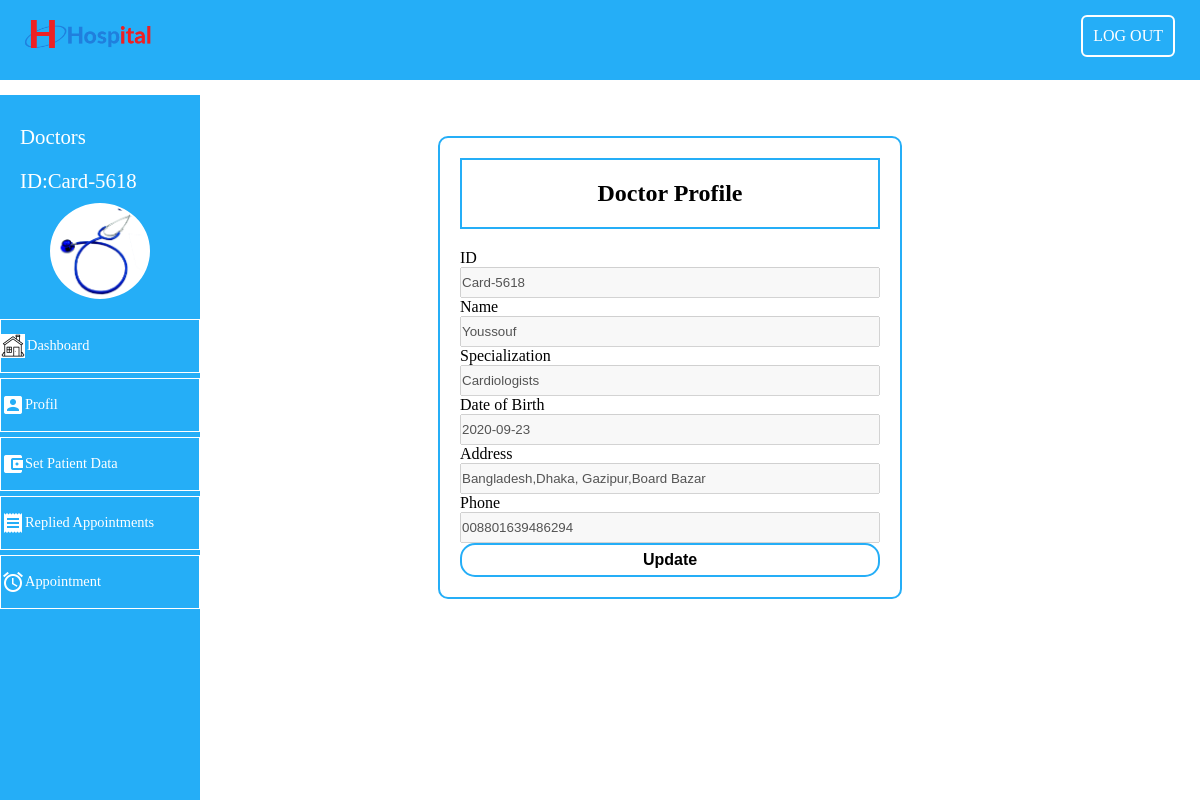
The page /doctors/profil (signed in) on the database its author committed.
### tables this page shows
CREATE TABLE `doctors` (
  `id` varchar(255) NOT NULL,
  `name` varchar(255) NOT NULL,
  `specialisation` varchar(255) NOT NULL,
  `dateOfBirth` date NOT NULL,
  `registrationDate` date NOT NULL,
  `email` varchar(255) NOT NULL,
  `address` varchar(255) NOT NULL,
  `phone` varchar(225) NOT NULL,
  `gender` varchar(200) DEFAULT NULL,
  `password` varchar(300) DEFAULT NULL
);

### app/controllers/Doctors.php (called while the page is built, shortened)
<?php
    class Doctors extends Controller{
        public function __construct(){
             $this->doctorModel = $this->model('Doctor');
        }
        public function profil(){
            $profil =  $this->doctorModel->getSpecificDoctor($_SESSION['current_doctor']->id);
             $this->view('doctors/profil',$profil);
         }
    }
?>

### app/libraries/Core.php (called while the page is built, shortened)
<?php
    class Core{
        protected $currentMethod = 'index';
        public function __construct(){
            $url = $this->getUrl();
            if(file_exists('../app/controllers/'.ucwords($url[0]).'.php')){
                unset($url[0]);
            }
            $this->currentController = new $this->currentController;
            if(isset($url[1])){
                if(method_exists($this->currentController,$url[1])){
                    $this->currentMethod = $url[1];
                    unset($url[1]);
                }
            }
            $this->param = $url ? array_values($url) : [];
            call_user_func_array([$this->currentController,$this->currentMethod],$this->param);
        }
        public function getUrl(){
            if(isset($_GET['url'])){
                $url = rtrim($_GET['url'],'/');
                $url = filter_var($url,FILTER_SANITIZE_URL);
                $url = explode('/',$url);
                return $url;
            }
        }
    }
?>

### public/index.php (called while the page is built, shortened)
<?php
    $init = new Core();
?>

### app/libraries/Database.php (called while the page is built, shortened)
<?php
    class Database{
        private $host = DB_HOST;
        private $user = DB_USER;
        private $pass = DB_PASS;
        private $dbname = DB_NAME;
        private $dbh;
        private $stm;
        public function __construct(){
            try{
                $dsn = 'mysql:host=' . $this->host . ';dbname=' . $this->dbname;
                $options = array(
                    PDO::ATTR_PERSISTENT => true,
                    PDO::ATTR_ERRMODE => PDO::ERRMODE_EXCEPTION
                  );
                $this->dbh = new PDO($dsn,$this->user,$this->pass,$options);
            }catch(PDOException $e){
                $this->error = $e->getMessage();
                echo $this->error;
            }
        }
        public function query($sql){
            $this->stm = $this->dbh->prepare($sql);
        }
        public function bind($param,$value,$type = null){
            if(is_null($type)){
                switch(true){
                  default:
                    $type = PDO::PARAM_STR;
                }
              }
              $this->stm->bindValue($param, $value, $type);
        }
        public function execute(){
            return $this->stm->execute();
        }
        public function single(){
            $this->execute();
            return $this->stm->fetch(PDO::FETCH_OBJ);
        }
    }
?>

### app/models/Doctor.php (called while the page is built, shortened)
<?php
    class Doctor{
        private $db;
        public function __construct(){
            $this->db = new Database();
        }
        public function getSpecificDoctor($id){
            $this->db->query('SELECT * FROM doctors WHERE id = :id');
            $this->db->bind(':id',$id);
            return $this->db->single();
        }
    }
?>

### app/views/doctors/profil.php (the view)
<?php require APPROOT . '/views/inc/header.php'; ?>
    <?php require 'sidemenu/header.php';?>
        <section class="sidebar-content">
            <div class="card">
                <h1>Doctor Profile</h1>
                <form action="<?php echo URLROOT;?>/doctors/updateProfile">
                    <label for="">ID</label>
                    <input value="<?php echo $data->id;?>" disabled>
                    <label for="">Name</label>
                    <input value="<?php echo $data->name;?>" disabled>
                    <label for="">Specialization</label>
                    <input value="<?php echo $data->specialisation;?>" disabled>
                    <label for="">Date of Birth</label>
                    <input value="<?php echo $data->dateOfBirth;?>" disabled>
                    <label for="">Address</label>
                    <input value="<?php echo $data->address;?>" disabled>
                    <label for="">Phone</label>
                    <input value="<?php echo $data->phone;?>" disabled>
                    <div class="loginButton">
                        <input type="submit" value="Update" class="btn">
                    </div>
                </form>
            </div>
        </section>
    <?php require 'sidemenu/footer.php';?>
<?php require APPROOT . '/views/inc/footer.php'; ?>

### app/views/doctors/sidemenu/doctorsidemenu.php (shortened to what this page needs)
<!DOCTYPE html>
<html lang="en">
<head>
</head>
<body>
    <section class="sidebar">
        <div class="sidebar-title">
            <p>Doctors</p>
            <p>ID:<?php echo $_SESSION['current_doctor']->id;?></p>
            <img src="<?php echo URLROOT;?>/image/doc.png" alt="" style="background:white;">
        </div>
        <a href="<?php echo URLROOT;?>/doctors/dashboard">
            <img src="<?php echo URLROOT;?>/image/home.png" style="margin-right:2px;background-color:white;">
            Dashboard
        </a>
        <a href="<?php echo URLROOT;?>/doctors/profil">
            <img src="<?php echo URLROOT;?>/image/profil.png">
             Profil
        </a>
        <a href="<?php echo URLROOT;?>/doctors/setPatientData">
        <img src="<?php echo URLROOT;?>/image/data.png" alt="">
            Set Patient Data
        </a>
        <a href="<?php echo URLROOT;?>/doctors/repliedAppointment">
            <img src="<?php echo URLROOT;?>/image/dash.png">
            Replied Appointments
        </a>
        <a href="<?php echo URLROOT;?>/doctors/appointment">
            <img src="<?php echo URLROOT;?>/image/app.png" alt="">
            Appointment
        </a>
    </section>
</body>
</html>

### public/css/style.css (style rules this page uses)
* { box-sizing: border-box; margin: 0; padding: 0; }
body { background-color: white; }
.loginButton input { padding: 14px 20px; width: 20%; background-color: white; border: 2px solid rgb(37, 174, 247); border-radius: 15px; font-size: 1em; text-align: center; font-weight: bold; }
.sidebar { margin: 15px 0 0 0; width: 200px; background-color: rgb(37, 174, 247); position: fixed; height: 100vh; }
.sidebar a { display: flex; justify-content: flex-start; align-items: center; color: white; padding:14px 14px 14px 0; text-decoration: none; width: 100%; border: 1px solid white; font-size: .9em; color : white; margin-bottom: 5px; }
.sidebar-content { display: block; margin-left: 190px; padding: 16px 16px; color: black; width: 80%; margin-top: 20px; }
.sidebar-title { display: block; padding: 20px; width: 100%; }
.sidebar-title img { display: block; margin: 0 auto; border-radius: 50%; border: 2px solid white; width: 100px; }
.sidebar-title p { color: white; padding: 10px 0; font-size: 1.3em; width: 100%; }
.dashboard-item h2,a { display: block; text-align: center; color: rgb(37, 174, 247); }
.card { border: 2px solid rgb(37, 174, 247); margin: 20px auto; width: 50%; padding: 20px; border-radius: 10px; }
.card h1 { text-align: center; padding: 20px; border: 2px solid rgb(37, 174, 247); margin-bottom: 20px; }
.card input { padding: 6px 0; width: 100%; }

### rows shown on the page
doctors: id "Card-5618", name "Youssouf", specialisation "Cardiologists", dateOfBirth "2020-09-23", address "Bangladesh,Dhaka, Gazipur,Board Bazar", phone "008801639486294"
